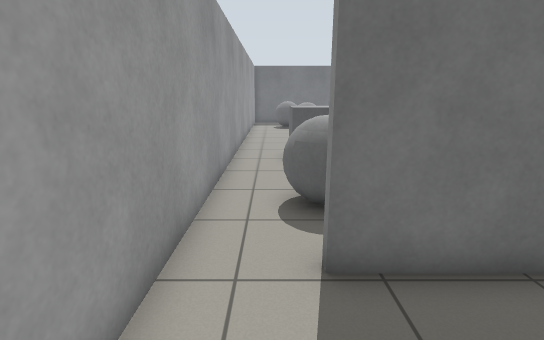
View 1 (above)

20 first-person views from a walk through a world built for the Gazebo simulator. The camera is 1.2 m above the floor, tilts 14° down and sees 85° across. The floor is counted in squares, 0.5 m on a side. Each view is taken from the middle of a square. On the plan, view 1 faces up. The plan holds only what a view shows up to about 18 squares ahead; the rest is blank.

View 2
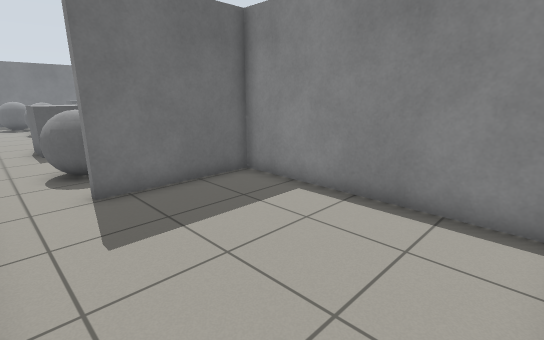

View 3
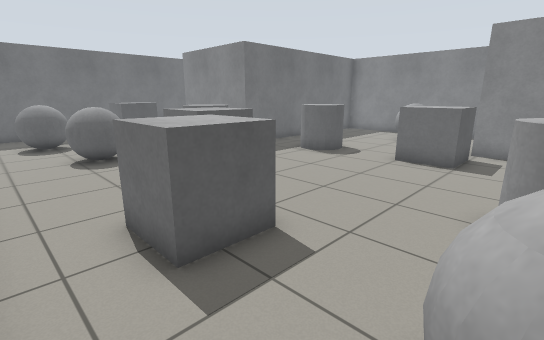

View 4
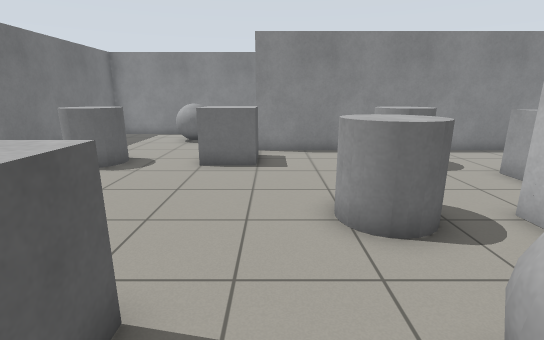

View 5
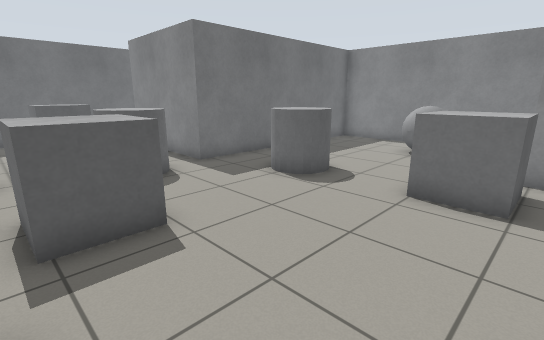

View 6
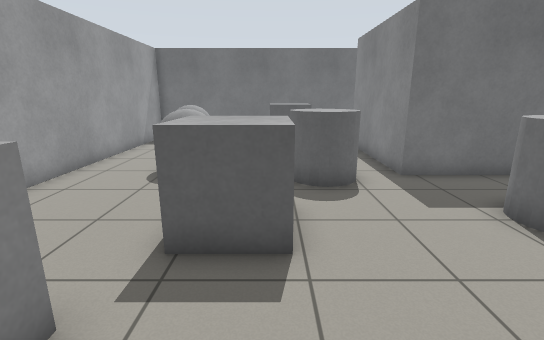

View 7
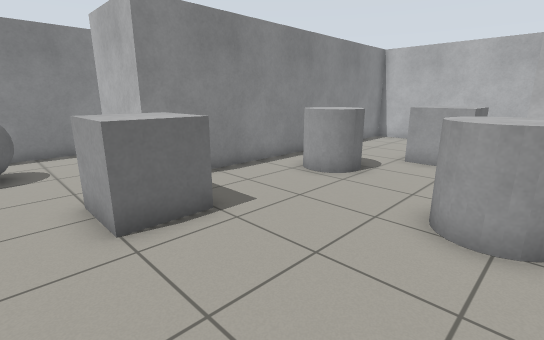

View 8
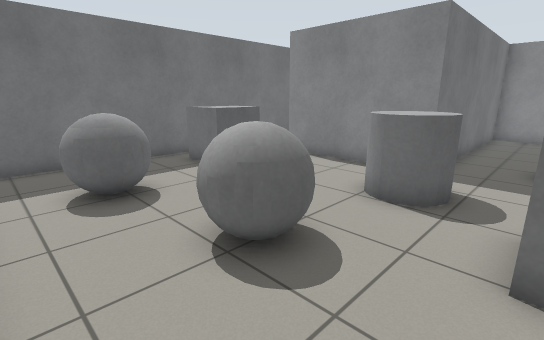

View 9
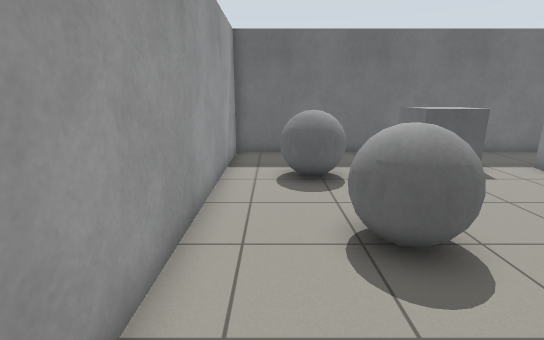

View 10
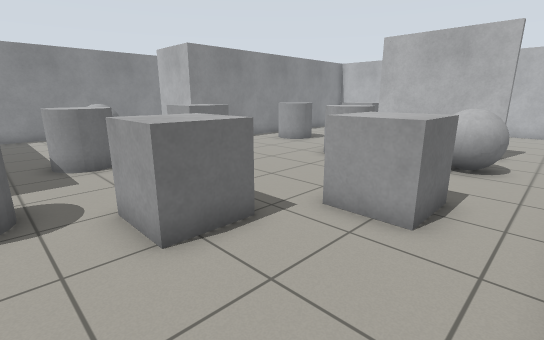

View 11
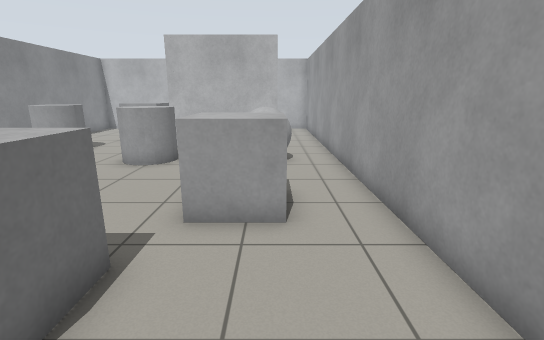

View 12
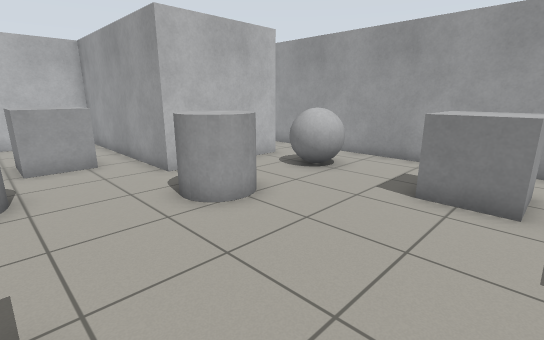

View 13
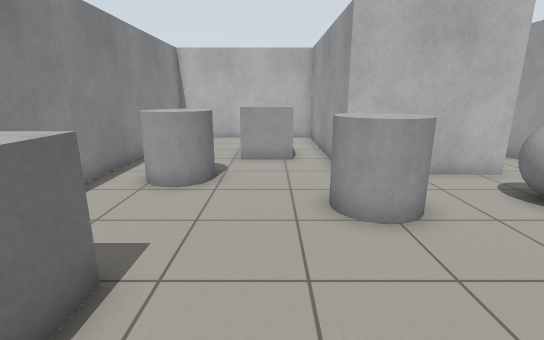

View 14
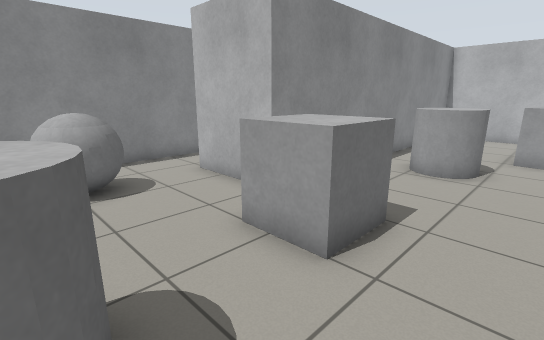

View 15
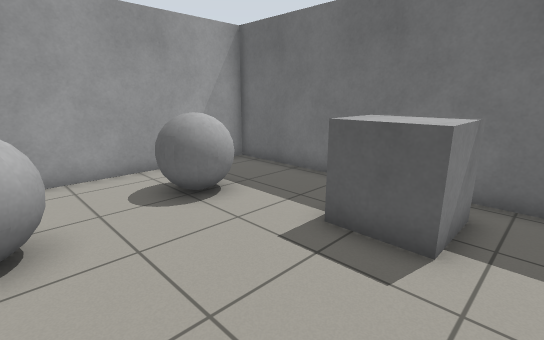

View 16
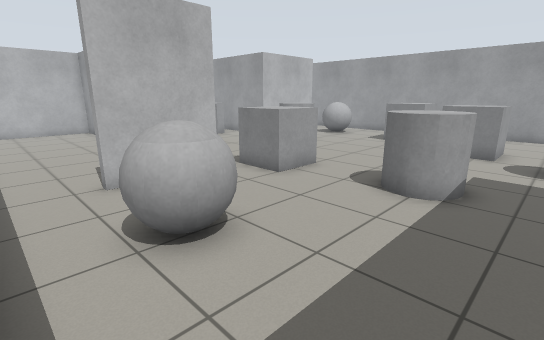

View 17
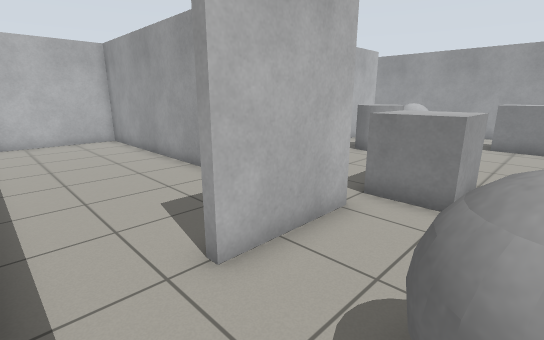

View 18
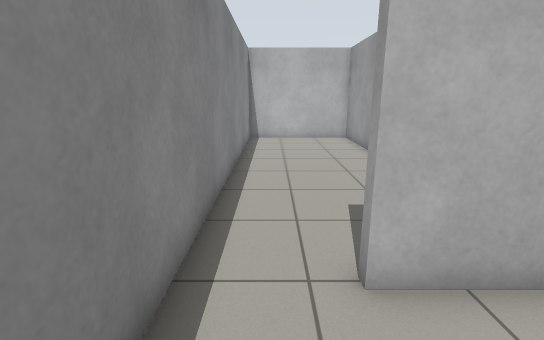

View 19
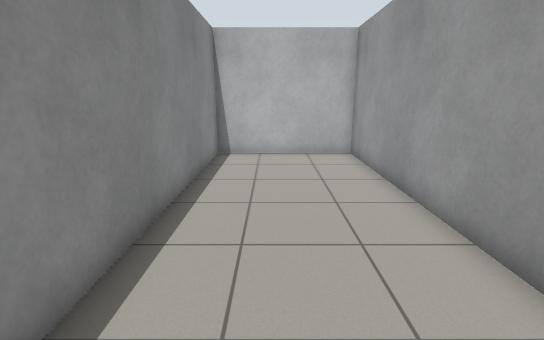

View 20
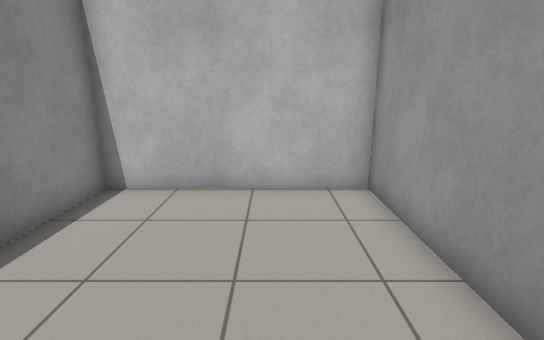

### Floor plan
Ten units are one square. View 1 is at (0, 0); x grows to the right and y downward. Boxes are objects, and circles mark ways between rooms. Rooms are numbered by the first view taken in them; rooms with no view inside come last. Other rooms are left out.
<svg viewBox="-21 -283 219 334">
<path fill="none" stroke="#000" d="M-16 -46 -16 46 54 46 54 -37 6 -37M6 -40 57 -40 57 46 133 46 133 -97 169 -97M193 -84 193 -189 90 -189 90 -250M95 -278 -16 -278 -16 -46M136 -48 136 46 193 46 193 -84"/>
<rect x="-5" y="-75" width="30" height="20" fill="#bbb"><title>grey ball</title></rect>
<rect x="-5" y="-245" width="30" height="20" fill="#bbb"><title>grey ball</title></rect>
<rect x="5" y="-125" width="20" height="20" fill="#bbb"><title>grey box</title></rect>
<rect x="15" y="-205" width="20" height="20" fill="#bbb"><title>grey ball</title></rect>
<rect x="35" y="-165" width="20" height="30" fill="#bbb"><title>grey box</title></rect>
<rect x="45" y="-75" width="20" height="20" fill="#bbb"><title>grey cylinder</title></rect>
<rect x="45" y="-265" width="30" height="20" fill="#bbb"><title>grey box</title></rect>
<rect x="55" y="-195" width="20" height="20" fill="#bbb"><title>grey cylinder</title></rect>
<rect x="65" y="-15" width="30" height="20" fill="#bbb"><title>grey box</title></rect>
<rect x="95" y="-55" width="20" height="20" fill="#bbb"><title>grey cylinder</title></rect>
<rect x="95" y="-165" width="30" height="20" fill="#bbb"><title>grey cylinder</title></rect>
<rect x="105" y="-115" width="20" height="20" fill="#bbb"><title>grey box</title></rect>
<rect x="155" y="-145" width="20" height="20" fill="#bbb"><title>grey ball</title></rect>
<circle cx="-5" cy="-40" r="3" fill="#2a7"/>
<circle cx="180" cy="-90" r="3" fill="#2a7"/>
<text x="10" y="0">1</text>
<text x="70" y="-130">2</text>
<text x="160" y="-20">3</text>
</svg>
Room 1 opens to room 2. Room 2 opens to room 3.

Where each view was taken, in squares from view 1:
view 1: 0 up, 0 right, facing up
view 2: 4 down, 1 left, facing up-right
view 3: 7 up, 1 left, facing up-right
view 4: 9 up, 0 right, facing right
view 5: 9 up, 3 right, facing up-right
view 6: 10 up, 5 right, facing up
view 7: 13 up, 5 right, facing down-right
view 8: 16 up, 1 left, facing up-right
view 9: 15 up, 0 right, facing up
view 10: 18 up, 1 left, facing down-right
view 11: 18 up, 1 right, facing down
view 12: 13 up, 10 right, facing down-left
view 13: 13 up, 8 right, facing down
view 14: 15 up, 8 right, facing down-right
view 15: 20 up, 8 right, facing up-left
view 16: 18 up, 19 right, facing down-left
view 17: 13 up, 19 right, facing down-left
view 18: 13 up, 18 right, facing down
view 19: 8 up, 17 right, facing down
view 20: 3 up, 1 right, facing down
